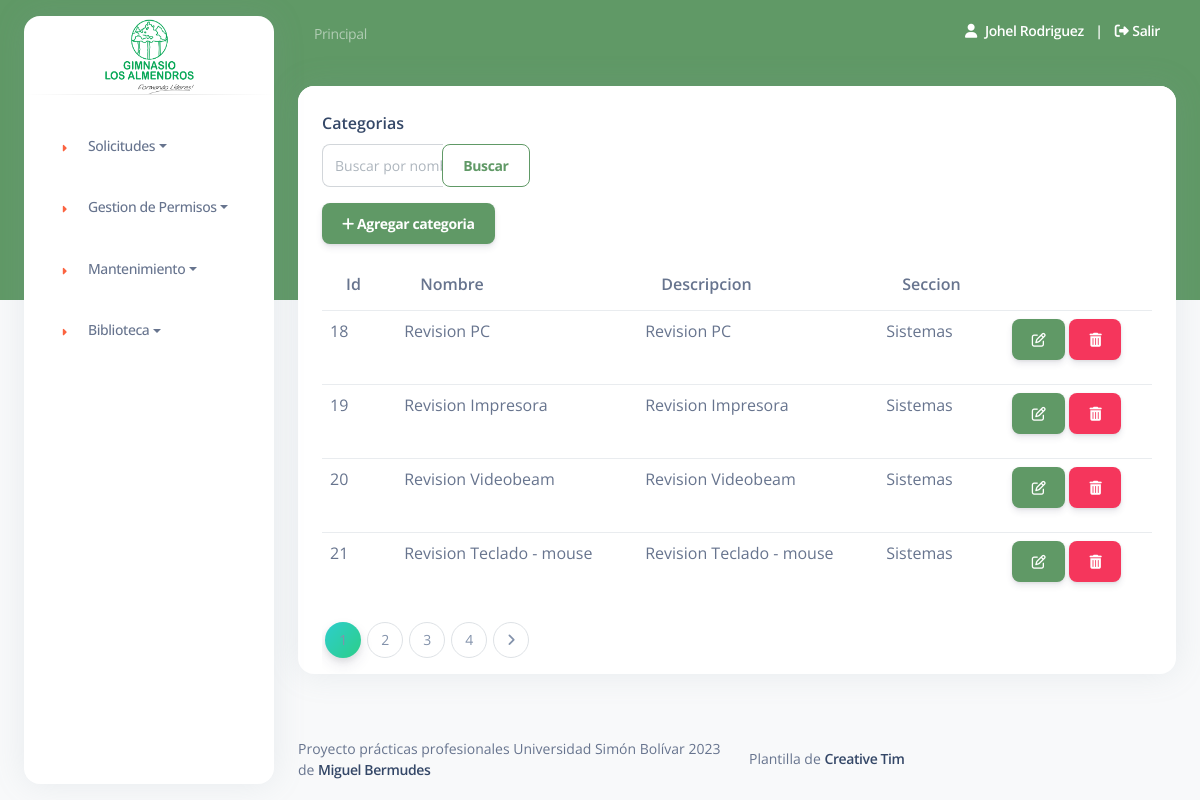
The app's page /panelcategorias.php (signed in) with its own data.
### tables this page shows
CREATE TABLE `categorias` (
  `id` int(11) NOT NULL,
  `nombre` varchar(100) NOT NULL,
  `descripcion` varchar(400) NOT NULL,
  `id_seccion` int(11) NOT NULL
);

CREATE TABLE `seccion` (
  `id` int(11) NOT NULL,
  `descrip` varchar(50) NOT NULL,
  `tipo` varchar(20) NOT NULL
);

### panelcategorias.php (the view, shortened to what this page needs)
<?php
include "./php/conexion.php";
$registrosPorPagina = 4;
if (isset($_GET['page'])) {
  $paginaActual = $_GET['page'];
} else {
  $paginaActual = 1;
}
$offset = ($paginaActual - 1) * $registrosPorPagina;
$searchTerm = isset($_GET['search']) ? mysqli_real_escape_string($conexion, $_GET['search']) : '';
$sql = "SELECT * FROM categorias WHERE nombre LIKE '%$searchTerm%' LIMIT $offset, $registrosPorPagina";
$resultado = mysqli_query($conexion, $sql);
$sql2 = "SELECT COUNT(*) AS totalCategorias FROM categorias";
$resultado2 = mysqli_query($conexion, $sql2);
$row = mysqli_fetch_assoc($resultado2);
$totalCategorias = $row['totalCategorias'];
$totalBotones = round($totalCategorias / $registrosPorPagina);
?>
<!DOCTYPE html>
<html lang="en">
<head>
  <link href="./assets/css/nucleo-icons.css" rel="stylesheet" />
  <link href="./assets/css/nucleo-svg.css" rel="stylesheet" />
  <link href="./assets/css/nucleo-svg.css" rel="stylesheet" />
  <link id="pagestyle" href="./assets/css/argon-dashboard.css?v=2.0.4" rel="stylesheet" />
</head>
<body class="g-sidenav-show bg-gray-100">
  <?php include("./layouts/admin/header.php"); ?>
  <main class="main-content position-relative border-radius-lg ps">
    <?php include("./layouts/header.php"); ?>
    <div class="container-fluid py-4">
      <div class="row">
        <div class="col-12">
          <div class="card mb-4">
            <div class="card-header pb-0">
              <h6>Categorias</h6>
            </div>
            <div class="content-wrapper">
              <div class="content-header">
                <div class="container-fluid">
                  <div class="col-sm-3 text-right">
                    <form method="GET" action="">
                      <div class="input-group mb-3">
                        <input type="text" class="form-control" placeholder="Buscar por nombre" name="search">
                        <div class="input-group-append">
                          <button class="btn btn-outline-primary mb-0" type="submit">Buscar</button>
                        </div>
                      </div>
                    </form>
                    <button type="button" title="Agregar Categoria" class="btn btn-primary" data-toggle="modal" data-target="#exampleModal">
                      <i class="fa fa-plus"></i> Agregar categoria
                    </button>
                  </div>
                </div>
              </div>
            </div>
            <section class="content">
              <div class="container-fluid">
                <div class="table-responsive">
                <table class="table">
                  <thead>
                    <tr>
                      <th>Id</th>
                      <th>Nombre</th>
                      <th>Descripcion</th>
                      <th>Seccion</th>
                      <th></th>
                    </tr>
                  </thead>
                  <tbody>
                    <?php
                    while ($f = mysqli_fetch_array($resultado)) {
                    ?>
                      <tr>
                        <td><?php echo $f['id']; ?></td>
                        <td>
                          <?php echo $f['nombre']; ?>
                        </td>
                        <td><?php echo $f['descripcion']; ?></td>
                        <td><?php $res = $conexion->query("SELECT descrip FROM seccion WHERE id = " . $f['id_seccion']);
                            if ($area = mysqli_fetch_array($res)) {
                              echo $area['descrip'];
                            }
                            ?>
                        </td>
                        <td>
                          <button class="btn btn-primary btn-small btnEditar" title="Editar Categoria" data-id="<?php echo $f['id']; ?>" data-id_seccion="<?php echo $f['id_seccion']; ?>" data-nombre="<?php echo $f['nombre']; ?>" data-descripcion="<?php echo $f['descripcion']; ?>" data-toggle="modal" data-target="#modalEditar">
                            <i class="fa fa-edit"></i>
                          </button>
                          <button class="btn btn-danger btn-small btnEliminar" title="Eliminar Categoria" data-id="<?php echo $f['id']; ?>" data-toggle="modal" data-target="#modalEliminar">
                            <i class="fa fa-trash"></i>
                          </button>
                        </td>
                      </tr>
                    <?php
                    }
                    ?>
                  </tbody>
                </table>
                <nav aria-label="Page navigation example">
                  <ul class="pagination pagination-success">
                    <?php
                    $maxButtons = 4;
                    $start = max(1, $paginaActual - floor($maxButtons / 2));
                    $end = min($start + $maxButtons - 1, $totalBotones);
                    for ($i = $start; $i <= $end; $i++) :
                    ?>
                      <li class="page-item <?php if ($i == $paginaActual) echo 'active'; ?>">
                        <a href="?page=<?php echo $i; ?>&search=" class="page-link"><?php echo $i; ?></a>
                      </li>
                    <?php endfor; ?>
                    <?php if ($paginaActual < $totalCategorias) : ?>
                      <li class="page-item">
                        <a href="?page=<?php echo $paginaActual + 1; ?>&search=" class="page-link" aria-label="Next">
                          <i class="fa fa-angle-right"></i>
                        </a>
                      </li>
                    <?php endif; ?>
                  </ul>
                </nav>
                </div>
              </div>
            </section>
          </div>
        </div>
      </div>
    </div>
    <?php include("./layouts/footer.php"); ?>
  </main>
</body>
</html>

### records on screen
categorias: id "18", nombre "Revision PC", descripcion "Revision PC", id_seccion.descrip "Sistemas"
categorias: id "19", nombre "Revision Impresora", descripcion "Revision Impresora", id_seccion.descrip "Sistemas"
categorias: id "20", nombre "Revision Videobeam", descripcion "Revision Videobeam", id_seccion.descrip "Sistemas"
categorias: id "21", nombre "Revision Teclado - mouse", descripcion "Revision Teclado - mouse", id_seccion.descrip "Sistemas"

### other values on screen
$arregloUsuario['nombre'] "Johel Rodriguez"
